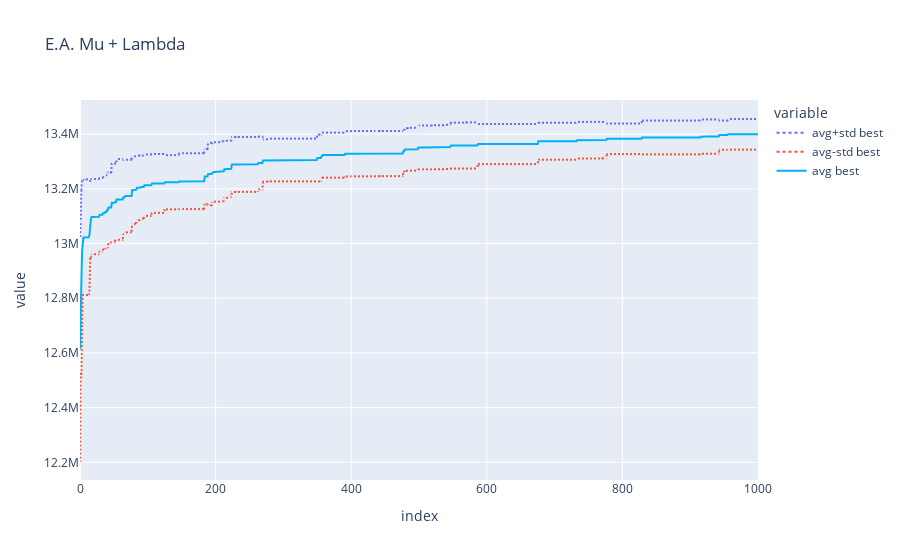

Notebook code for this chart:
### Code cell
print_hof(hof2)
plot_bests(logs2, 'E.A. Mu + Lambda')

### Figure 1 — Plotly figure (JSON) as saved in the notebook; plotly's stock layout.template omitted (floating-point values rounded to 4 significant figures; data arrays with more than 128 entries replaced by an {"elided": "..."} marker saying what was removed)
{"data": [{"hovertemplate": "variable=avg+std best<br>index=%{x}<br>value=%{y}<extra></extra>", "legendgroup": "avg+std best", "line": {"color": "#636efa", "dash": "dot"}, "mode": "lines", "name": "avg+std best", "showlegend": true, "type": "scattergl", "x": {"elided": "1001 int values"}, "xaxis": "x", "y": {"elided": "1001 float values"}, "yaxis": "y"}, {"hovertemplate": "variable=avg-std best<br>index=%{x}<br>value=%{y}<extra></extra>", "legendgroup": "avg-std best", "line": {"color": "#EF553B", "dash": "dot"}, "mode": "lines", "name": "avg-std best", "showlegend": true, "type": "scattergl", "x": {"elided": "1001 int values"}, "xaxis": "x", "y": {"elided": "1001 float values"}, "yaxis": "y"}, {"line": {"color": "rgb(0,176,246)"}, "name": "avg best", "type": "scatter", "x": {"elided": "1001 int values"}, "y": {"elided": "1001 float values"}}], "layout": {"legend": {"title": {"text": "variable"}, "tracegroupgap": 0}, "title": {"text": "E.A. Mu + Lambda"}, "xaxis": {"anchor": "y", "domain": [0, 1], "title": {"text": "index"}}, "yaxis": {"anchor": "x", "domain": [0, 1], "title": {"text": "value"}}}}
